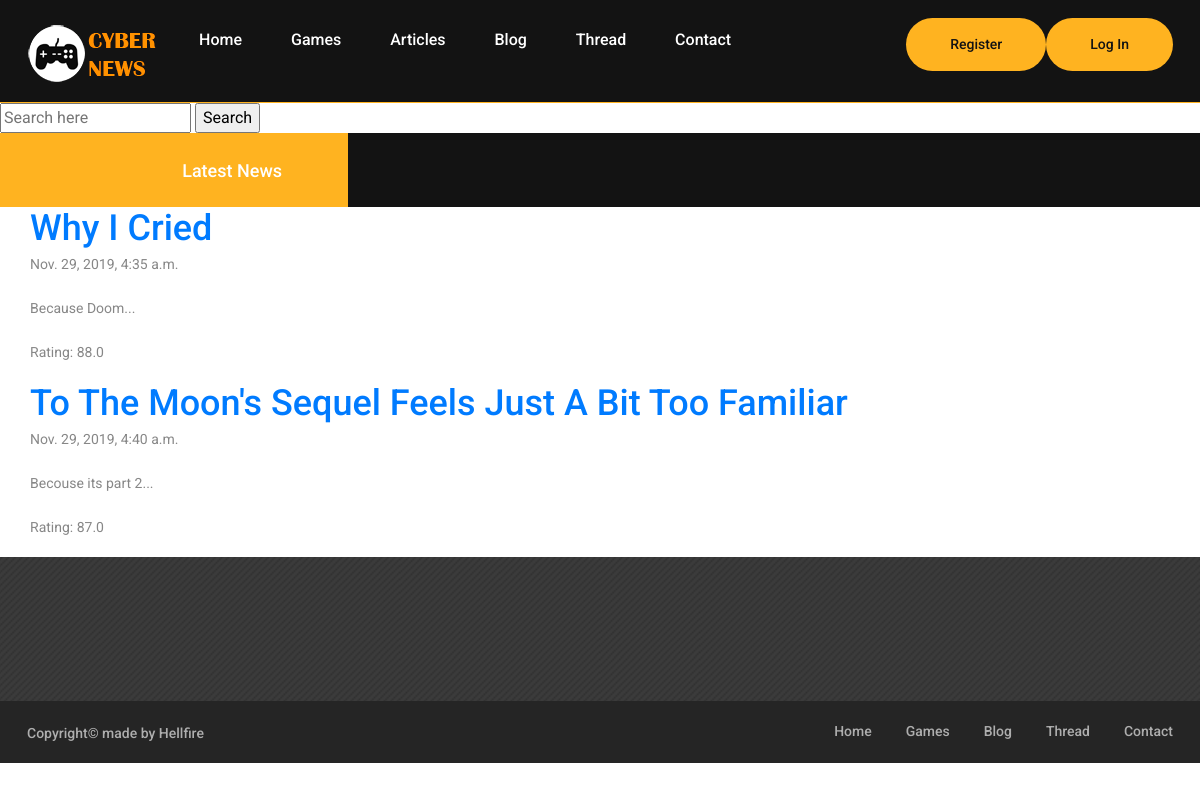
The page /main/index/ on the database as committed earlier.
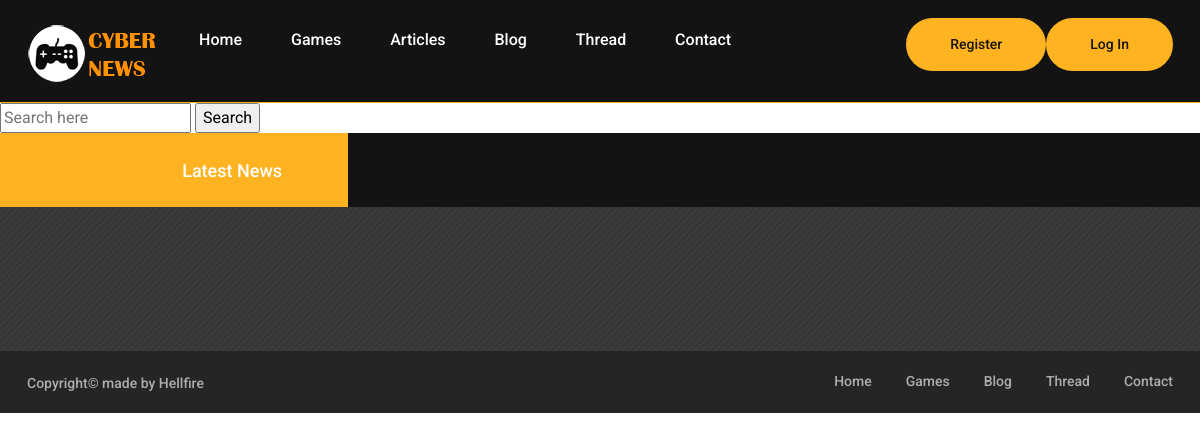
The same page on the database as committed later.
### article_pages/models.py (models this page shows, shortened)
class Article(models.Model):
    article_name = models.CharField(max_length=1000)
    article_text = models.TextField(default="")
    article_date = models.DateTimeField(auto_now_add=True)  # earlier was written this: 'date published'
    author_id = models.ForeignKey(User, on_delete=models.CASCADE)
    game_id = models.ForeignKey(Game, on_delete=models.CASCADE)
    rating = models.FloatField(default=0.0)
    numberOfClicks = models.IntegerField(default=0)
    isBlog = models.BooleanField(default = True)
    article_img = models.ImageField(upload_to='article_img/', default='NULL')
    def snippet(self):  # returns sneak-peek for article content
        return self.article_text[:50] + "..."

### Cyber_News_App/views.py (the view)
# urls.py: url('index/', v1.index, name="index"),
def index(request):
    articles = Article.objects.all().order_by('article_date')
    return render(request, 'Cyber_News_App/articles.html', {'articles': articles})

### Cyber_News_App/templates/Cyber_News_App/articles.html
{% extends "Cyber_News_App/base_layout.html" %}
{% block content %}
    <div>
            <div class = "articles">
                {% for article in articles %}
                    <div class = "article">
                        <h2><a href="{% url 'article_pages:article_det' article.id %}">{{article.article_name}}</a> </h2>
                        <p>{{article.article_date }}</p>
                        <p>{{article.snippet}}</p>
                        <p>Rating: {{article.rating }}</p>
                    </div>
                {% endfor %}
            </div>
    </div>
{% endblock %}

Rows that differ between the two databases and show on the page:
removed Article: article_name "Why I Cried", article_date "Nov. 29, 2019, 4:35 a.m.", snippet "Because Doom...", rating "88.0"
removed Article: article_name "To The Moon's Sequel Feels Just A Bit Too Familiar", article_date "Nov. 29, 2019, 4:40 a.m.", snippet "Becouse its part 2...", rating "87.0"
